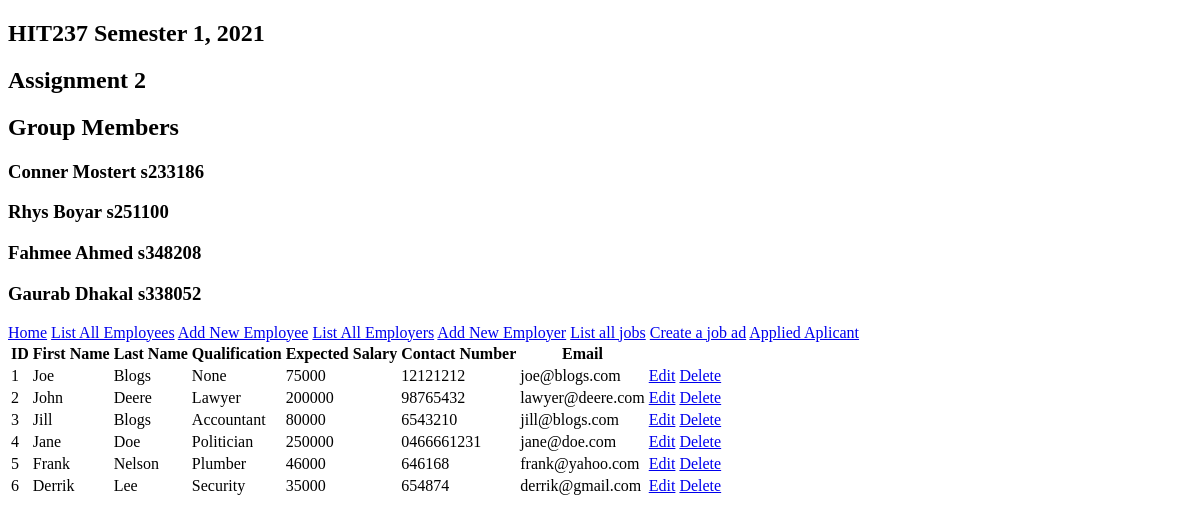
Page /employee/show_emp_form/ on the committed database.
### group_assign_app/models.py (models this page shows, shortened)
class Employee(models.Model):
	emp_id = models.AutoField( auto_created = True, primary_key=True, unique=True, help_text="Primary key for table")
	emp_fname = models.CharField(max_length=100, help_text="First Name")
	emp_lastname = models.CharField(max_length=100, help_text="Last Name")
	emp_qualification = models.CharField(max_length = 200, help_text = 'Qualification')
	emp_expectedsalary = models.CharField(max_length = 100, help_text = 'Expected Salary')
	emp_contact_no = models.CharField(max_length=10, help_text="Contact number")
	emp_email = models.CharField(max_length=100, help_text="Email Address")

### group_assign_app/views.py (the view)
# urls.py: re_path(r'^employee/show_emp_form/?$', views.show_emp_form, name = 'ShowEmployee'),
def show_emp_form(request):
    emp = Employee.objects.all
    return render(request, "group_assign_app/Employee/Show_emp.html", {'Employee': emp})

### group_assign_app/templates/group_assign_app/Employee/Show_emp.html (shortened to what this page needs)
{% extends "group_assign_app/base.html"%}
{% block Show_EmployeeJobs %}
<table>
  <tr>
  <th>ID</th>
  <th>First Name</th>
  <th>Last Name</th>
  <th>Qualification</th>
  <th>Expected Salary</th>
  <th>Contact Number</th>
  <th>Email</th>
  </tr>
  {% for x in Employee %}
  <tr>
    <td>{{x.emp_id}}</td>
    <td>{{x.emp_fname}}</td>
    <td>{{x.emp_lastname}}</td>
    <td>{{x.emp_qualification}}</td>
    <td>{{x.emp_expectedsalary}}</td>
    <td>{{x.emp_contact_no}}</td>
    <td>{{x.emp_email}}</td>
    <td>
      <a href="edit_emp_form/{{x.emp_id}}">Edit</a>
    </td>
    <td>
      <a href="delete_emp_form/{{x.emp_id}}">Delete</a>
    </td>
  </tr>
  {% endfor %}
</table>
{% endblock %}

### rows in the picture
Employee: emp_id "1", emp_fname "Joe", emp_lastname "Blogs", emp_qualification "None", emp_expectedsalary "75000", emp_contact_no "12121212", emp_email "joe@blogs.com"
Employee: emp_id "2", emp_fname "John", emp_lastname "Deere", emp_qualification "Lawyer", emp_expectedsalary "200000", emp_contact_no "98765432", emp_email "lawyer@deere.com"
Employee: emp_id "3", emp_fname "Jill", emp_lastname "Blogs", emp_qualification "Accountant", emp_expectedsalary "80000", emp_contact_no "6543210", emp_email "jill@blogs.com"
Employee: emp_id "4", emp_fname "Jane", emp_lastname "Doe", emp_qualification "Politician", emp_expectedsalary "250000", emp_contact_no "0466661231", emp_email "jane@doe.com"
Employee: emp_id "5", emp_fname "Frank", emp_lastname "Nelson", emp_qualification "Plumber", emp_expectedsalary "46000", emp_contact_no "646168", emp_email "frank@yahoo.com"
Employee: emp_id "6", emp_fname "Derrik", emp_lastname "Lee", emp_qualification "Security", emp_expectedsalary "35000", emp_contact_no "654874", emp_email "derrik@gmail.com"
